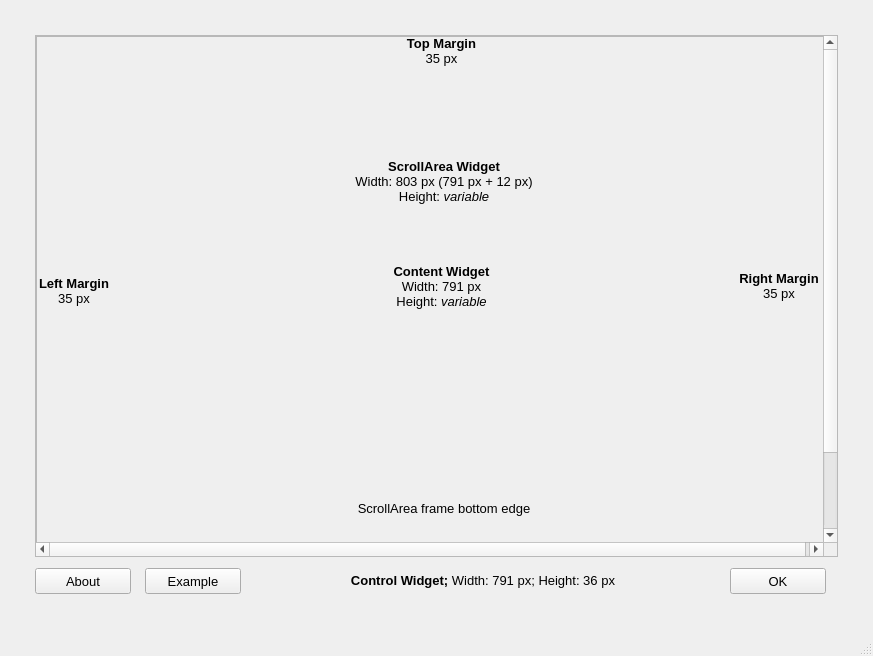
<?xml version="1.0" encoding="UTF-8"?>
<ui version="4.0">
 <class>MainWindow</class>
 <widget class="QMainWindow" name="MainWindow">
  <property name="geometry">
   <rect>
    <x>0</x>
    <y>0</y>
    <width>873</width>
    <height>656</height>
   </rect>
  </property>
  <property name="windowTitle">
   <string>MainWindow</string>
  </property>
  <widget class="QWidget" name="centralwidget">
   <layout class="QGridLayout" name="gridLayout">
    <property name="leftMargin">
     <number>35</number>
    </property>
    <property name="topMargin">
     <number>35</number>
    </property>
    <property name="rightMargin">
     <number>35</number>
    </property>
    <property name="bottomMargin">
     <number>35</number>
    </property>
    <property name="horizontalSpacing">
     <number>0</number>
    </property>
    <item row="0" column="0">
     <widget class="QScrollArea" name="scrollArea">
      <property name="minimumSize">
       <size>
        <width>803</width>
        <height>501</height>
       </size>
      </property>
      <property name="maximumSize">
       <size>
        <width>803</width>
        <height>16777215</height>
       </size>
      </property>
      <property name="verticalScrollBarPolicy">
       <enum>Qt::ScrollBarAsNeeded</enum>
      </property>
      <property name="widgetResizable">
       <bool>true</bool>
      </property>
      <widget class="QWidget" name="scrollAreaWidgetContents">
       <property name="geometry">
        <rect>
         <x>0</x>
         <y>0</y>
         <width>791</width>
         <height>601</height>
        </rect>
       </property>
       <property name="minimumSize">
        <size>
         <width>791</width>
         <height>601</height>
        </size>
       </property>
       <widget class="QFrame" name="frame_content">
        <property name="geometry">
         <rect>
          <x>0</x>
          <y>0</y>
          <width>791</width>
          <height>601</height>
         </rect>
        </property>
        <property name="minimumSize">
         <size>
          <width>791</width>
          <height>601</height>
         </size>
        </property>
        <property name="maximumSize">
         <size>
          <width>791</width>
          <height>16777215</height>
         </size>
        </property>
        <property name="styleSheet">
         <string notr="true">QFrame{
border:1px solid rgb(0, 0, 0);
}
QLabel{
border: 0px solid rbg(0,0,0,0)
};</string>
        </property>
        <property name="frameShape">
         <enum>QFrame::StyledPanel</enum>
        </property>
        <property name="frameShadow">
         <enum>QFrame::Raised</enum>
        </property>
        <widget class="QLabel" name="label">
         <property name="geometry">
          <rect>
           <x>350</x>
           <y>225</y>
           <width>111</width>
           <height>51</height>
          </rect>
         </property>
         <property name="text">
          <string>&lt;html&gt;&lt;head/&gt;&lt;body&gt;&lt;p align=&quot;center&quot;&gt;&lt;span style=&quot; font-size:10pt; font-weight:600;&quot;&gt;Content Widget&lt;br/&gt;&lt;/span&gt;&lt;span style=&quot; font-size:10pt;&quot;&gt;Width: 791 px&lt;br/&gt;Height: &lt;/span&gt;&lt;span style=&quot; font-size:10pt; font-style:italic;&quot;&gt;variable&lt;/span&gt;&lt;/p&gt;&lt;/body&gt;&lt;/html&gt;</string>
         </property>
        </widget>
        <widget class="QLabel" name="label_4">
         <property name="geometry">
          <rect>
           <x>25</x>
           <y>565</y>
           <width>156</width>
           <height>36</height>
          </rect>
         </property>
         <property name="text">
          <string>&lt;html&gt;&lt;head/&gt;&lt;body&gt;&lt;p align=&quot;center&quot;&gt;&lt;span style=&quot; font-size:10pt; font-weight:600;&quot;&gt;Gap between buttons&lt;br/&gt;&lt;/span&gt;&lt;span style=&quot; font-size:10pt;&quot;&gt;Width or height: 15 px&lt;/span&gt;&lt;/p&gt;&lt;/body&gt;&lt;/html&gt;</string>
         </property>
        </widget>
        <widget class="QLabel" name="label_5">
         <property name="geometry">
          <rect>
           <x>700</x>
           <y>235</y>
           <width>86</width>
           <height>31</height>
          </rect>
         </property>
         <property name="text">
          <string>&lt;html&gt;&lt;head/&gt;&lt;body&gt;&lt;p align=&quot;center&quot;&gt;&lt;span style=&quot; font-size:10pt; font-weight:600;&quot;&gt;Right Margin&lt;br/&gt;&lt;/span&gt;&lt;span style=&quot; font-size:10pt;&quot;&gt;35 px&lt;/span&gt;&lt;/p&gt;&lt;/body&gt;&lt;/html&gt;</string>
         </property>
        </widget>
        <widget class="QLabel" name="label_6">
         <property name="geometry">
          <rect>
           <x>280</x>
           <y>565</y>
           <width>256</width>
           <height>36</height>
          </rect>
         </property>
         <property name="font">
          <font>
           <pointsize>13</pointsize>
          </font>
         </property>
         <property name="text">
          <string>&lt;html&gt;&lt;head/&gt;&lt;body&gt;&lt;p align=&quot;center&quot;&gt;&lt;span style=&quot; font-size:10pt; font-weight:600;&quot;&gt;Bottom margin (below Control Widget)&lt;br/&gt;&lt;/span&gt;&lt;span style=&quot; font-size:10pt;&quot;&gt;35 px&lt;/span&gt;&lt;/p&gt;&lt;/body&gt;&lt;/html&gt;</string>
         </property>
        </widget>
        <widget class="QLabel" name="label_7">
         <property name="geometry">
          <rect>
           <x>0</x>
           <y>240</y>
           <width>76</width>
           <height>31</height>
          </rect>
         </property>
         <property name="text">
          <string>&lt;html&gt;&lt;head/&gt;&lt;body&gt;&lt;p align=&quot;center&quot;&gt;&lt;span style=&quot; font-size:10pt; font-weight:600;&quot;&gt;Left Margin&lt;br/&gt;&lt;/span&gt;&lt;span style=&quot; font-size:10pt;&quot;&gt;35 px&lt;/span&gt;&lt;/p&gt;&lt;/body&gt;&lt;/html&gt;</string>
         </property>
        </widget>
        <widget class="QLabel" name="label_8">
         <property name="geometry">
          <rect>
           <x>360</x>
           <y>0</y>
           <width>91</width>
           <height>31</height>
          </rect>
         </property>
         <property name="text">
          <string>&lt;html&gt;&lt;head/&gt;&lt;body&gt;&lt;p align=&quot;center&quot;&gt;&lt;span style=&quot; font-size:10pt; font-weight:600;&quot;&gt;Top Margin&lt;br/&gt;&lt;/span&gt;&lt;span style=&quot; font-size:10pt;&quot;&gt;35 px&lt;/span&gt;&lt;/p&gt;&lt;/body&gt;&lt;/html&gt;</string>
         </property>
        </widget>
        <widget class="QLabel" name="label_9">
         <property name="geometry">
          <rect>
           <x>310</x>
           <y>120</y>
           <width>196</width>
           <height>51</height>
          </rect>
         </property>
         <property name="text">
          <string>&lt;html&gt;&lt;head/&gt;&lt;body&gt;&lt;p align=&quot;center&quot;&gt;&lt;span style=&quot; font-size:10pt; font-weight:600;&quot;&gt;ScrollArea Widget&lt;br/&gt;&lt;/span&gt;&lt;span style=&quot; font-size:10pt;&quot;&gt;Width: 803 px (791 px + 12 px)&lt;br/&gt;Height: &lt;/span&gt;&lt;span style=&quot; font-size:10pt; font-style:italic;&quot;&gt;variable&lt;/span&gt;&lt;/p&gt;&lt;/body&gt;&lt;/html&gt;</string>
         </property>
        </widget>
        <widget class="QLabel" name="label_10">
         <property name="geometry">
          <rect>
           <x>280</x>
           <y>460</y>
           <width>256</width>
           <height>26</height>
          </rect>
         </property>
         <property name="font">
          <font>
           <pointsize>13</pointsize>
          </font>
         </property>
         <property name="text">
          <string>&lt;html&gt;&lt;head/&gt;&lt;body&gt;&lt;p align=&quot;center&quot;&gt;&lt;span style=&quot; font-size:10pt;&quot;&gt;ScrollArea frame bottom edge&lt;/span&gt;&lt;/p&gt;&lt;/body&gt;&lt;/html&gt;</string>
         </property>
        </widget>
       </widget>
      </widget>
     </widget>
    </item>
    <item row="1" column="0">
     <widget class="QWidget" name="widget_control" native="true">
      <property name="minimumSize">
       <size>
        <width>791</width>
        <height>36</height>
       </size>
      </property>
      <property name="maximumSize">
       <size>
        <width>791</width>
        <height>36</height>
       </size>
      </property>
      <widget class="QLabel" name="label_2">
       <property name="geometry">
        <rect>
         <x>250</x>
         <y>5</y>
         <width>396</width>
         <height>26</height>
        </rect>
       </property>
       <property name="text">
        <string>&lt;html&gt;&lt;head/&gt;&lt;body&gt;&lt;p align=&quot;center&quot;&gt;&lt;span style=&quot; font-size:10pt; font-weight:600;&quot;&gt;Control Widget; &lt;/span&gt;&lt;span style=&quot; font-size:10pt;&quot;&gt;Width: 791 px; Height: 36 px&lt;/span&gt;&lt;/p&gt;&lt;/body&gt;&lt;/html&gt;</string>
       </property>
      </widget>
      <widget class="QPushButton" name="pushButton_ok">
       <property name="geometry">
        <rect>
         <x>695</x>
         <y>5</y>
         <width>96</width>
         <height>26</height>
        </rect>
       </property>
       <property name="font">
        <font>
         <pointsize>10</pointsize>
        </font>
       </property>
       <property name="toolTip">
        <string>Click to calculate.</string>
       </property>
       <property name="statusTip">
        <string>Click to calculate.</string>
       </property>
       <property name="text">
        <string>OK</string>
       </property>
       <property name="autoDefault">
        <bool>true</bool>
       </property>
      </widget>
      <widget class="QPushButton" name="pushButton_example">
       <property name="geometry">
        <rect>
         <x>110</x>
         <y>5</y>
         <width>96</width>
         <height>26</height>
        </rect>
       </property>
       <property name="font">
        <font>
         <pointsize>10</pointsize>
        </font>
       </property>
       <property name="toolTip">
        <string>Click to show example input parameters.</string>
       </property>
       <property name="statusTip">
        <string>Click to show example input parameters.</string>
       </property>
       <property name="text">
        <string>Example</string>
       </property>
       <property name="autoDefault">
        <bool>true</bool>
       </property>
      </widget>
      <widget class="QPushButton" name="pushButton_about">
       <property name="geometry">
        <rect>
         <x>0</x>
         <y>5</y>
         <width>96</width>
         <height>26</height>
        </rect>
       </property>
       <property name="font">
        <font>
         <pointsize>10</pointsize>
        </font>
       </property>
       <property name="toolTip">
        <string>Click to show information about this tool.</string>
       </property>
       <property name="statusTip">
        <string>Click to show information about this tool.</string>
       </property>
       <property name="text">
        <string>About</string>
       </property>
      </widget>
     </widget>
    </item>
   </layout>
  </widget>
  <widget class="QMenuBar" name="menubar">
   <property name="geometry">
    <rect>
     <x>0</x>
     <y>0</y>
     <width>873</width>
     <height>22</height>
    </rect>
   </property>
  </widget>
  <widget class="QStatusBar" name="statusbar"/>
 </widget>
 <resources/>
 <connections/>
</ui>
